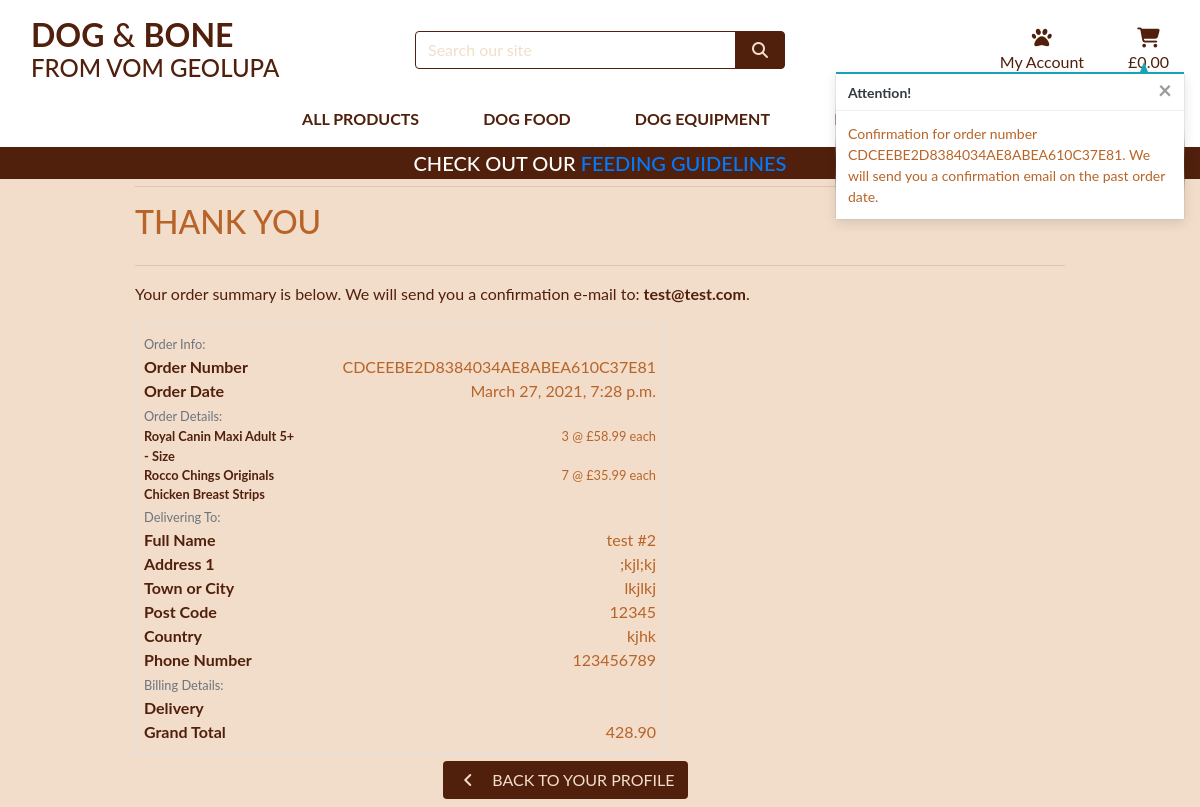
The app's page /profile/order_history/CDCEEBE2D8384034AE8ABEA610C37E81 with its own data.
### checkout/models.py (models this page shows, shortened)
class Order(models.Model):
    order_number = models.CharField(max_length=32, null=False, editable=False)
    user_profile = models.ForeignKey(UserProfile, on_delete=models.SET_NULL,
                                     null=True, blank=True, related_name='orders')
    full_name = models.CharField(max_length=50, null=False, blank=False)
    email = models.EmailField(max_length=254, null=False, blank=False)
    phone_number = models.CharField(max_length=20, null=False, blank=False)
    country = CountryField(blank_label='Country *', null=False, blank=False)
    postcode = models.CharField(max_length=20, null=True, blank=True)
    town_or_city = models.CharField(max_length=40, null=False, blank=False)
    street_address1 = models.CharField(max_length=80, null=False, blank=False)
    street_address2 = models.CharField(max_length=80, null=True, blank=True)
    county = models.CharField(max_length=80, null=True, blank=True)
    date = models.DateTimeField(auto_now_add=True)
    grand_total = models.DecimalField(max_digits=10, decimal_places=2, null=False, default=0)
    original_basket = models.TextField(null=False, blank=False, default='')
    stripe_pid = models.CharField(max_length=254, null=False, blank=False, default='')
    """
    Generate a random order number using 'uuid'
    '_' before 'generate_order_number' indicates that
    it is a private method that will only be used inside
    this class
    """
    def _generate_order_number(self):
        return uuid.uuid4().hex.upper()
    """
    Update 'grand total' each time a 'lineitem' is added
    Delivery cost is always 0 as we offer free delivery
    so we don't have to account for that
    """
    """
    If the order does not have an order number, we call the
    '_generate_order_number' to create one and updates
    the original save
    """
    def save(self, *args, **kwargs):
        if not self.order_number:
            self.order_number = self._generate_order_number()
        super().save(*args, **kwargs)

class OrderLineItem(models.Model):
    order = models.ForeignKey(Order, null=False, blank=False, on_delete=models.CASCADE, related_name='lineitems')
    product = models.ForeignKey(Product, null=False, blank=False, on_delete=models.CASCADE)
    product_size = models.CharField(max_length=2, null=True, blank=True)
    quantity = models.IntegerField(null=False, blank=False, default=0)
    lineitem_total = models.DecimalField(max_digits=6, decimal_places=2, null=False, blank=False, editable=False)
    """
    Sets the 'lineitem' total and and updates
    the original save
    """
    def save(self, *args, **kwargs):
        self.lineitem_total = self.product.price * self.quantity
        super().save(*args, **kwargs)

### products/models.py (models this page shows, shortened)
class Product(models.Model):
    category = models.ForeignKey('Category', null=True, blank=True, on_delete=models.SET_NULL)
    sku = models.CharField(max_length=254, null=True, blank=True)
    name = models.CharField(max_length=254)
    description = models.TextField()
    has_size = models.BooleanField(default=False, null=True, blank=True)
    price = models.DecimalField(max_digits=6, decimal_places=2)
    rating = models.DecimalField(max_digits=6, decimal_places=2, null=True, blank=True)
    image_url = models.URLField(max_length=1024, null=True, blank=True)
    image = models.ImageField(null=True, blank=True)

### profiles/views.py (the view)
# urls.py: path('order_history/<order_number>', views.order_history, name='order_history'),
def order_history(request, order_number):
    order = get_object_or_404(Order, order_number=order_number)
    messages.info(request, (
        f'Confirmation for order number {order_number}. '
        'We will send you a confirmation email on the past order date.'
    ))
    template = 'checkout/checkout_success.html'
    context = {
        'order': order,
        'from_profile': True,
    }
    return render(request, template, context)

### basket/contexts.py (called while the page is built, shortened)
def basket_contents(request):
    basket_items = []
    total = 0
    product_count = 0
    delivery = 0
    basket = request.session.get('basket', {})
    grand_total = delivery + total
    context = {
        'basket_items': basket_items,
        'total': total,
        'product_count': product_count,
        'delivery': delivery,
        'grand_total': grand_total,
    }
    return context

### checkout/templates/checkout/checkout_success.html (shortened to what this page needs)
{% extends "base.html" %}
{% load static %}
{% block extra_css %}
    <link rel="stylesheet" href="{% static 'checkout/css/checkout.css' %}">
{% endblock %}
{% block page_header %}
    <div class="container header-container">
    </div>
{% endblock %}
{% block content %}
    <div class="overlay"></div>
    <div class="container">
        <div class="row">
            <div class="col">
                <hr>
                <h2 class="logo-font mb-4">Thank You</h2>
                <hr>
                <p class="text-black">Your order summary is below. We will send you a confirmation e-mail to: <strong>{{ order.email }}</strong>.</p>
            </div>
        </div>
        <div class="row">
            <div class="col-12 col-lg-7">
                <div class="order-confirmation-wrapper p-2 border">
                    <div class="row">
                        <div class="col">
                            <small class="text-muted">Order Info:</small>
                        </div>
                    </div>
                    <div class="row">
                        <div class="col-12 col-md-4">
                            <p class="mb-0 text-black font-weight-bold">Order Number</p>
                        </div>
                        <div class="col-12 col-md-8 text-md-right">
                            <p class="mb-0">{{ order.order_number }}</p>
                        </div>
                    </div>
                    <div class="row">
                        <div class="col-12 col-md-4">
                            <p class="mb-0 text-black font-weight-bold">Order Date</p>
                        </div>
                        <div class="col-12 col-md-8 text-md-right">
                            <p class="mb-0">{{ order.date }}</p>
                        </div>
                    </div>
                    <div class="row">
                        <div class="col">
                            <small class="text-muted">Order Details:</small>
                        </div>
                    </div>
                    {% for item in order.lineitems.all %}
                    <div class="row">
                        <div class="col-12 col-md-4">
                            <p class="small mb-0 text-black font-weight-bold">
                                {{ item.product.name }}{% if item.product_size %} - Size {{ item.product.size|upper }}{% endif %}
                            </p>
                        </div>
                        <div class="col-12 col-md-8 text-md-right">
                            <p class="small mb-0">{{ item.quantity }} @ £{{ item.product.price }} each</p>
                        </div>
                    </div>
                    {% endfor %}
                    <div class="row">
                        <div class="col">
                            <small class="text-muted">Delivering To:</small>
                        </div>
                    </div>
                    <div class="row">
                        <div class="col-12 col-md-4">
                            <p class="mb-0 text-black font-weight-bold">Full Name</p>
                        </div>
                        <div class="col-12 col-md-8 text-md-right">
                            <p class="mb-0">{{ order.full_name }}</p>
                        </div>
                    </div>
                    <div class="row">
                        <div class="col-12 col-md-4">
                            <p class="mb-0 text-black font-weight-bold">Address 1</p>
                        </div>
                        <div class="col-12 col-md-8 text-md-right">
                            <p class="mb-0">{{ order.street_address1 }}</p>
                        </div>
                    </div>
                    <div class="row">
                        <div class="col-12 col-md-4">
                            <p class="mb-0 text-black font-weight-bold">Town or City</p>
                        </div>
                        <div class="col-12 col-md-8 text-md-right">
                            <p class="mb-0">{{ order.town_or_city }}</p>
                        </div>
                    </div>
                    {% if order.postcode %}
                    <div class="row">
                        <div class="col-12 col-md-4">
                            <p class="mb-0 text-black font-weight-bold">Post Code</p>
                        </div>
                        <div class="col-12 col-md-8 text-md-right">
                            <p class="mb-0">{{ order.postcode }}</p>
                        </div>
                    </div>
                    {% endif %}
                    <div class="row">
                        <div class="col-12 col-md-4">
                            <p class="mb-0 text-black font-weight-bold">Country</p>
                        </div>
                        <div class="col-12 col-md-8 text-md-right">
                            <p class="mb-0">{{ order.country }}</p>
                        </div>
                    </div>
                    <div class="row">
                        <div class="col-12 col-md-4">
                            <p class="mb-0 text-black font-weight-bold">Phone Number</p>
                        </div>
                        <div class="col-12 col-md-8 text-md-right">
                            <p class="mb-0">{{ order.phone_number }}</p>
                        </div>
                    </div>
                    <div class="row">
                        <div class="col">
                            <small class="text-muted">Billing Details:</small>
                        </div>
                    </div>
                    <div class="row">
                        <div class="col-12 col-md-4">
                            <p class="mb-0 text-black font-weight-bold">Delivery</p>
                        </div>
                    </div>
                    <div class="row">
                        <div class="col-12 col-md-4">
                            <p class="mb-0 text-black font-weight-bold">Grand Total</p>
                        </div>
                        <div class="col-12 col-md-8 text-md-right">
                            <p class="mb-0">{{ order.grand_total }}</p>
                        </div>
                    </div>
                </div>
            </div>
        </div>
    </div>
    <div class="row">
        <div class="col-12 col-lg-7 text-right">
            {% if from_profile %}
                <a href="{% url 'profile' %}" class="btn btn-black rounded-1 my-2">
                    <span class="icon mr-2">
                        <i class="fas fa-angle-left"></i>
                    </span>
                    <span class="text-uppercase">Back to your Profile</span>
                </a>
            {% endif %}
        </div>
    </div>
{% endblock %}

### static/css/base.css (style rules this page uses)
html { height: 100%; }
body { background: url('/media/home_background.jpg') no-repeat center center fixed; background-size: cover; height: calc(100vh - 164px); color: #B86428; font-family: 'Lato'; }
.icon { align-items: center; display: inline-flex; justify-content: center; height: 1.5rem; width: 1.5rem; }
.logo-font { text-transform: uppercase; }
.btn-black { background: #50200C; color: #F2DDCA; }
.text-black { color: #50200C !important; }
.overlay { height: 100%; width: 100%; top: 0; left: 0; position: fixed; background: #F2DDCA; z-index: -1; }
@media (min-width: 1200px) { .container { max-width: 80%; } }
@media (min-width: 992px) { .header-container { padding-top: 170px; } }

### records on screen
Order: email "test@test.com", order_number "CDCEEBE2D8384034AE8ABEA610C37E81", date "March 27, 2021, 7:28 p.m.", full_name "test #2", street_address1 ";kjl;kj", town_or_city "lkjlkj", postcode "12345", country "kjhk", phone_number "123456789", grand_total "428.90"
OrderLineItem: product.name "Royal Canin Maxi Adult 5+", quantity "3", product.price "58.99"
OrderLineItem: product.name "Rocco Chings Originals Chicken Breast Strips", quantity "7", product.price "35.99"

### other values on screen
{{ message }} "Confirmation for order number CDCEEBE2D8384034AE8ABEA610C37E81. We will send you a confirmation email on the past order date."
